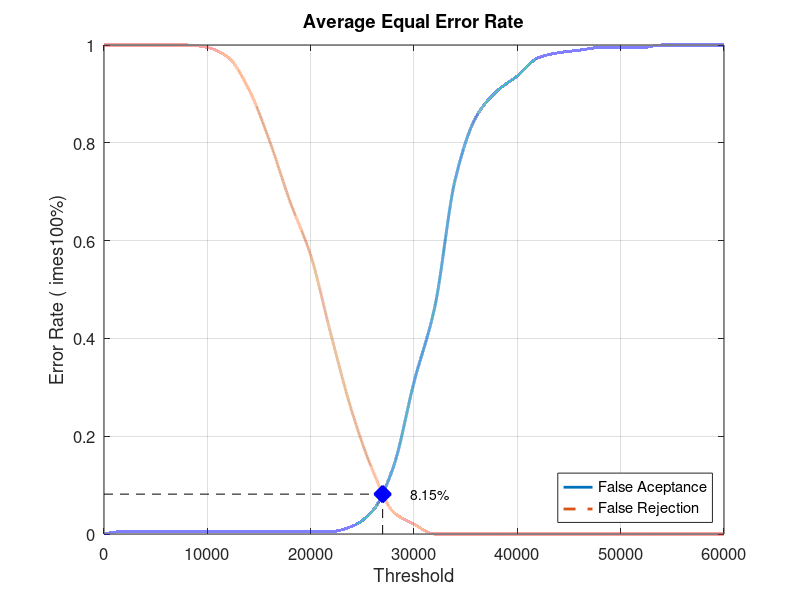
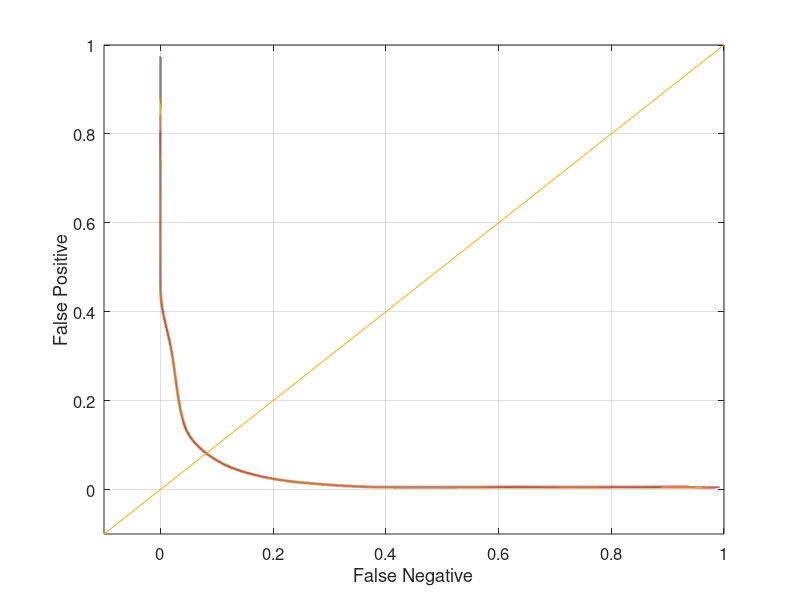

The MATLAB source for these figures, in order:
close all;
clear;
clc;
x = 0:2000:60000;
xq = 0:0.5:60000;

y0 = [0 0.00526316 0.00526316 0.00526316 0.00526316 0.00526316 0.00526316 0.00526316 0.00526316 0.00526316 0.00526316 0.00526316 0.0157895 0.0473684 0.136842 0.310526 0.463158 0.726316 0.852632 0.905263 0.936842 0.973684 0.984211 0.989474 0.994737 0.994737 0.994737 1 1 1 1]
yy0 = interp1(x, y0, xq, 'pchip');
y1 = [1 1 1 1 1 0.995 0.975 0.91 0.805 0.68 0.57 0.405 0.25 0.13 0.045 0.02 0 0 0 0 0 0 0 0 0 0 0 0 0 0 0]
yy1 = interp1(x, y1, xq, 'pchip');

% Calculating EER: 
y2 = abs(y0 - y1);
find(y2 == min(y2))
yy2 = abs(yy0 - yy1);
xEER = find(yy2 == min(yy2));
xEERIndex = xq(xEER) % X-axis EER
yEER = yy0(xEER) % Y-axis EER

main = figure
plot(xq, yy0,'-','LineWidth', 2);	hold on
plot(xq, yy1,'--','LineWidth', 2);	hold on
plot([xEERIndex xEERIndex], [0 yEER], 'k--');	hold on
plot([0 xEERIndex], [yEER yEER], 'k--');	hold on
plot(xEERIndex, yEER, 'bx', 'LineWidth', 10);	hold on
text(xEERIndex + 10 * xEERIndex / 100, yEER, [num2str(round((10000 * yEER)) / 100) '%'])
legend('False Aceptance', 'False Rejection', 'Location', 'SouthEast')
xlabel('Threshold')
ylabel('Error Rate (	imes100%)')
title('Average Equal Error Rate')
set(gca, 'FontSize', 12)
axis([0 60000 0 1])
grid on

print(main, 'Database3_2Main', '-dpng');
FNRxFPR = figure('Color', [1 1 1]);
plot(yy1, yy0, '-', yy1, yy0, 'LineWidth', 2);
hold on
y = -0.1:0.1:1
plot(y, y); 
set(gca, 'FontSize', 12)
xlabel('False Negative')
ylabel('False Positive')
axis([-0.1 1 -0.1 1])
set(gca, 'FontSize', 12)
grid on

print(FNRxFPR, 'Database3_2FNRxFPR','-dpng');
